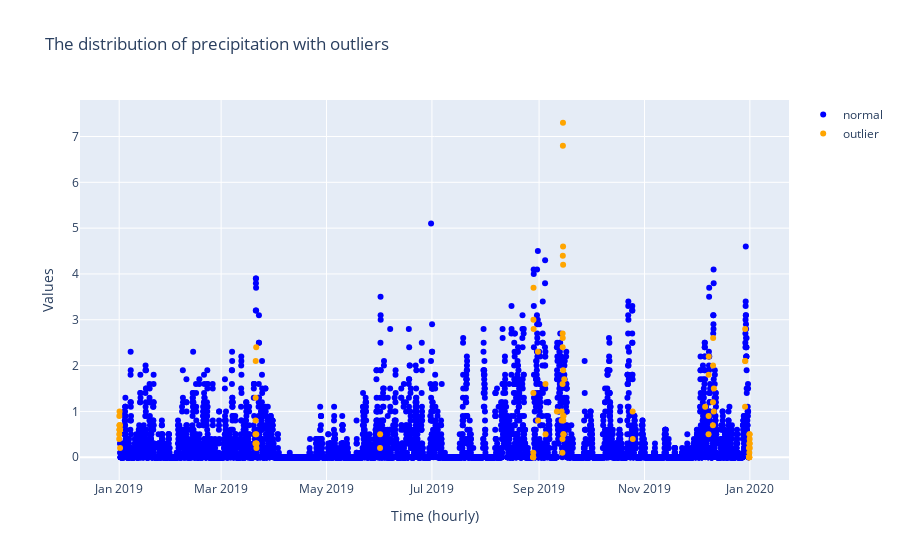

The notebook cell saved with this chart:
### Code cell
fig = plot_outlier_detection_lof(hourly_dataframe,"precipitation")
fig.show()
